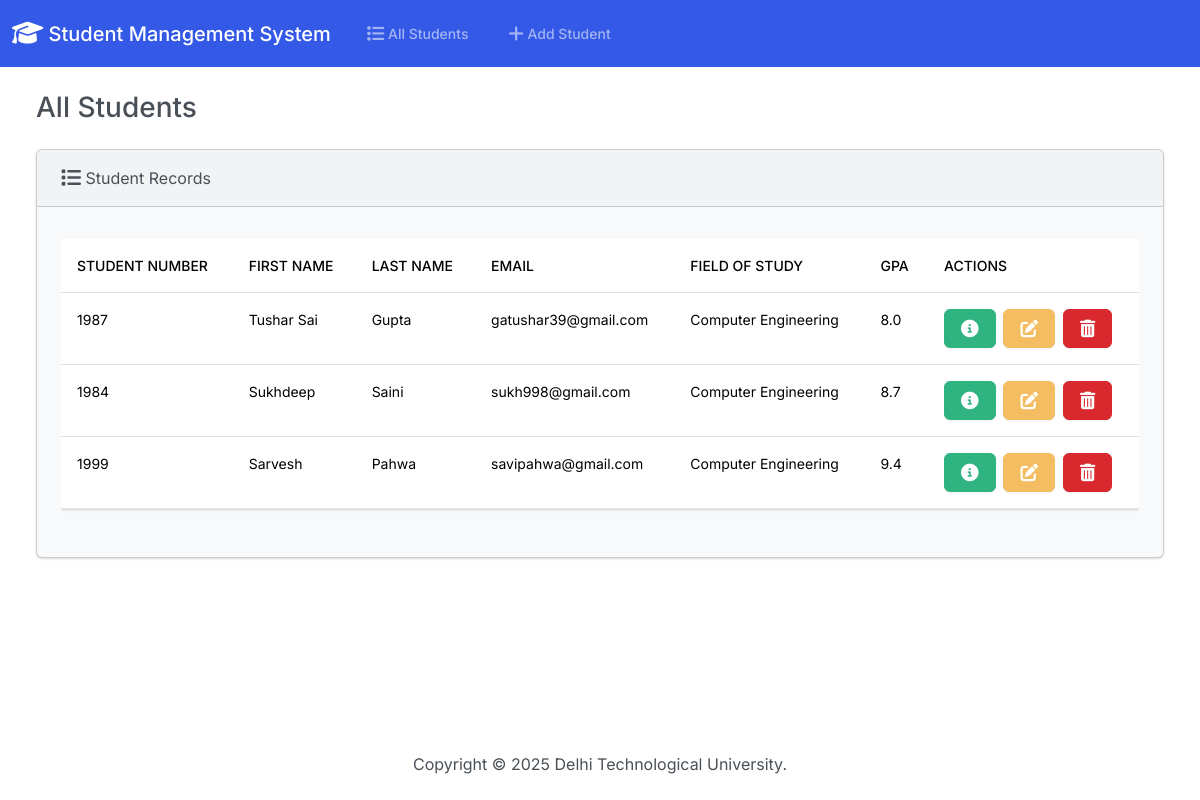
Before: / with the older database file.
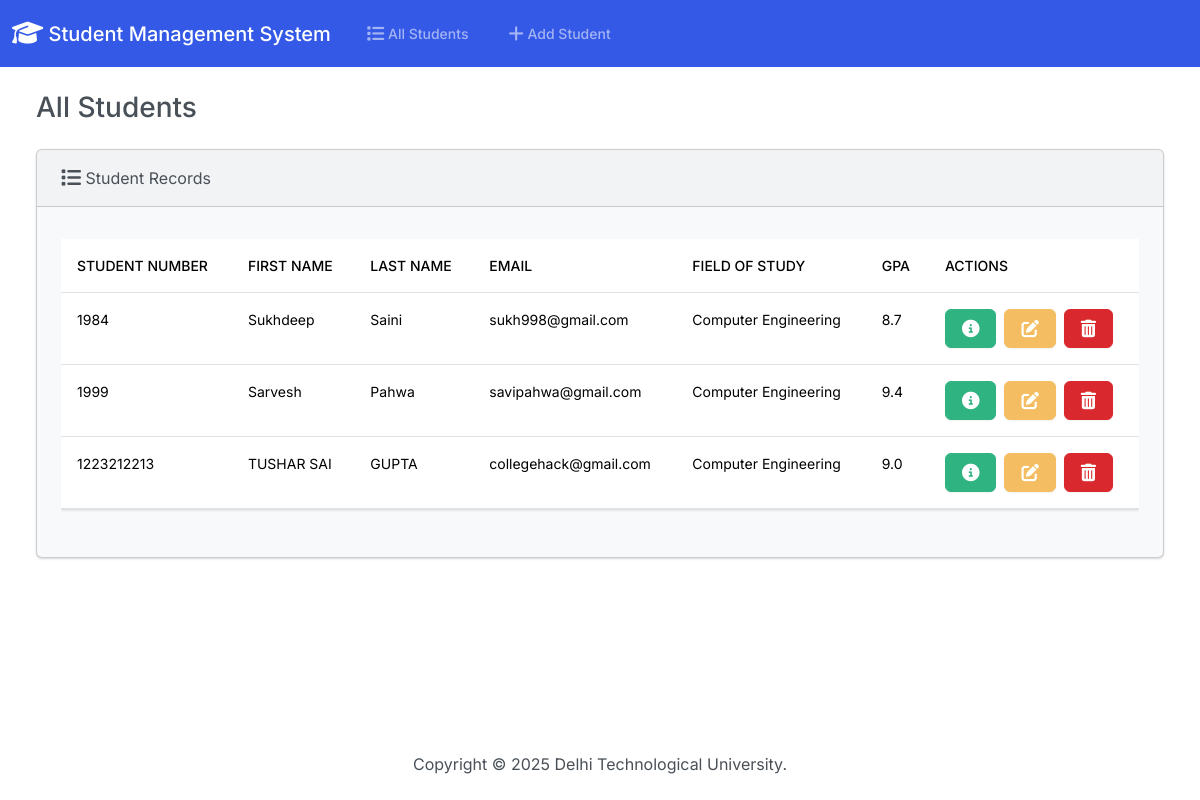
After: the same page with the newer database file.
### students/models.py (models this page shows, shortened)
class Student(models.Model):
    student_number = models.PositiveIntegerField()
    first_name = models.CharField(max_length=50)
    last_name = models.CharField(max_length=50)
    email = models.EmailField(max_length=150)
    field_of_study = models.CharField(max_length=50)
    gpa = models.FloatField()

### students/views.py (the view)
# urls.py: path('', views.index, name='index'),
def index(request):
  return render(request, 'students/index.html', {
    'students': Student.objects.all()
  })

### students/templates/students/index.html (shortened to what this page needs)
{% extends "students/base.html" %}
{% block body %}
<h3 class="m-4">All Students</h3>
<div class="row">
  <div class="col-12">
    {% if students %}
    <div class="card bg-light ms-4 me-4 mb-4">
      <div class="card-header">
        <i class="fa-solid fa-list fa-lg"></i> Student Records
      </div>
      <div class="card-body">
        <p class="card-text">
          <div class="table-responsive">
            <table class="table table-hover">
              <thead>
                <tr>
                  <th scope="col">Student Number</th>
                  <th scope="col">First Name</th>
                  <th scope="col">Last Name</th>
                  <th scope="col">Email</th>
                  <th scope="col">Field of Study</th>
                  <th scope="col">GPA</th>
                  <th scope="col">Actions</th>
                </tr>
              </thead>
              <tbody>
                {% for student in students %}
                  <tr>
                    <td>{{ student.student_number }}</td>
                    <td>{{ student.first_name }}</td>
                    <td>{{ student.last_name }}</td>
                    <td>{{ student.email }}</td>
                    <td>{{ student.field_of_study }}</td>
                    <td>{{ student.gpa }}</td>
                    <td>
                      <button type="button" class="btn btn-success me-1" href="{% url 'view_student' student.id %}" data-bs-toggle="modal" data-bs-target="#myModal{{student.id}}">
                      </button>
                      <a class="btn btn-warning me-1" href="{% url 'edit' student.id %}">
                      </a>
                      <button type="button" class="btn btn-danger" data-bs-toggle="modal" data-bs-target="#delete{{student.id}}">
                      </button>
                    </td>
                  </tr>
                {% endfor %}
              </tbody>
            </table>
          </div>
        </p>
      </div>
    </div>
    {% else %}
      <h5 class="alert alert-primary ms-4 me-4">No Student Records</h5>
    {% endif %}
  </div>
</div>
{% endblock %}

### students/templates/students/base.html (shortened to what this page needs)
{% load static %}
<!DOCTYPE html>
<html lang="en">
  <head>
    <link rel="stylesheet" href="https://cdnjs.cloudflare.com/ajax/libs/font-awesome/6.1.1/css/all.min.css">
    <link href="{% static 'css/bootstrap.min.css' %}" rel="stylesheet">
  </head>
  <body class="d-flex flex-column min-vh-100">
    <nav class="navbar navbar-expand-lg navbar-dark bg-primary">
      <div class="container-fluid">
        <a class="navbar-brand" href="{% url 'index' %}">
          <i class="fa-solid fa-graduation-cap fa-lg"></i> Student Management System
        </a>
        <div class="collapse navbar-collapse" id="navbarColor01">
          <ul class="navbar-nav me-auto">
            <li class="nav-item">
              <a class="nav-link" href="{% url 'index' %}">
                 All Students
              </a>
            </li>
            <li class="nav-item">
              <a class="nav-link" href="{% url 'add' %}">
                 Add Student
              </a>
            </li>
          </ul>
        </div>
      </div>
    </nav>
    <div class="container-fluid">
      {% block body %}
      {% endblock %}
    </div>
    <footer class="mt-auto mb-4">
      <div class="text-center">
        <span>
          Copyright &copy; <script>document.write(new Date().getFullYear())</script> Delhi Technological University.
        </span>
      </div>
    </footer>
  </body>
</html>

Changed rows visible on the page:
removed Student: student_number "1987", first_name "Tushar Sai", last_name "Gupta", email "gatushar39@gmail.com", field_of_study "Computer Engineering", gpa "8.0"
added Student: student_number "1223212213", first_name "TUSHAR SAI", last_name "GUPTA", email "collegehack@gmail.com", field_of_study "Computer Engineering", gpa "9.0"
